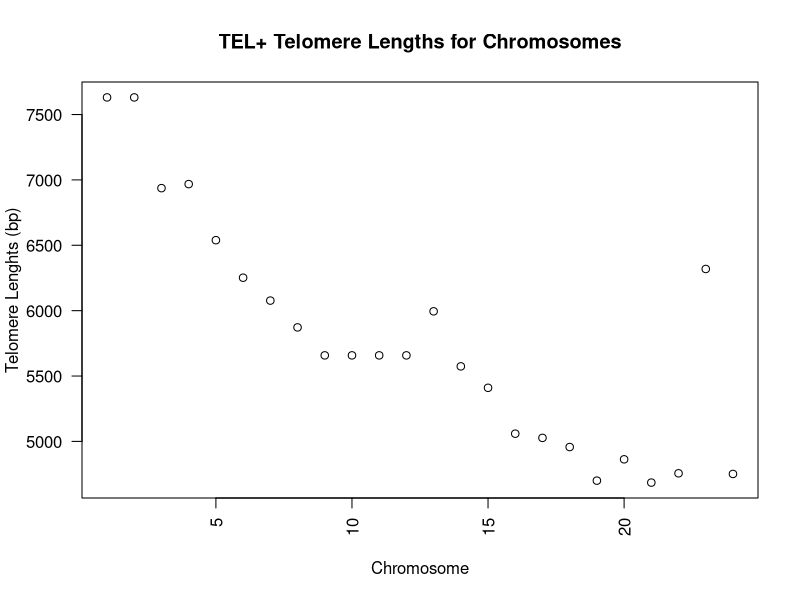
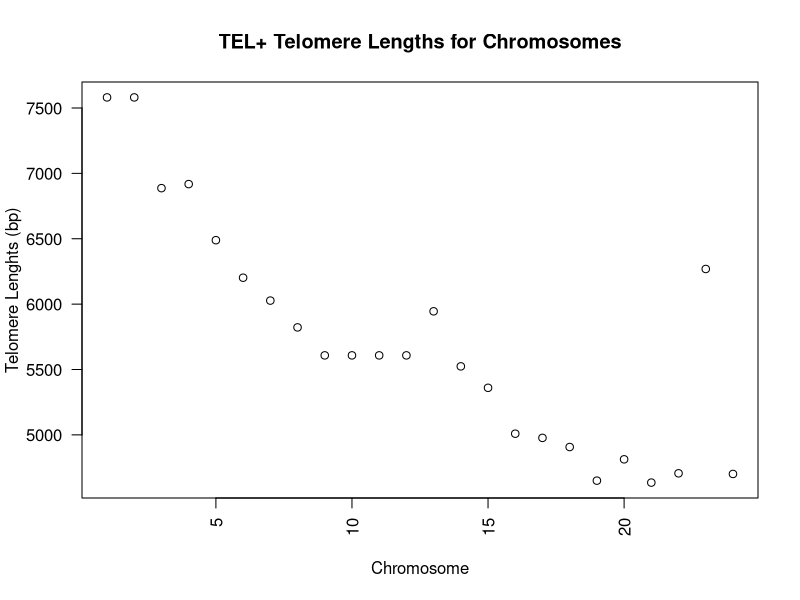
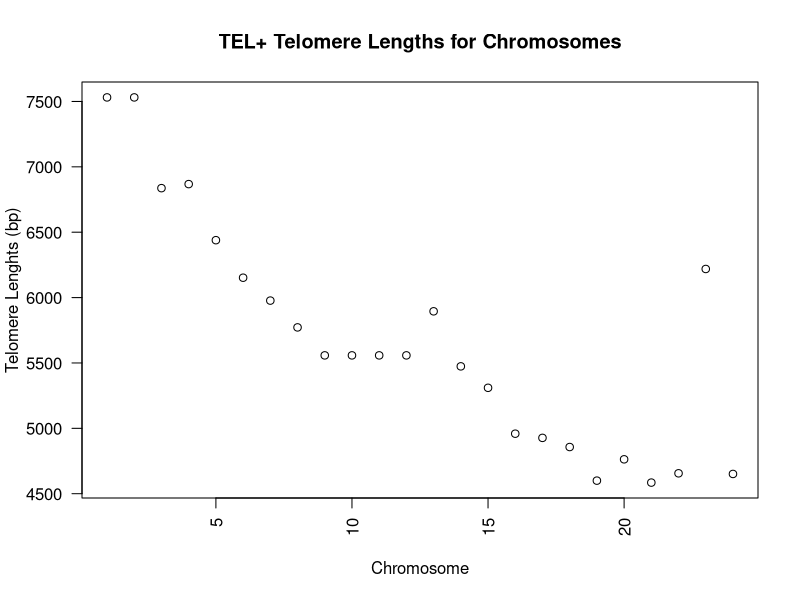
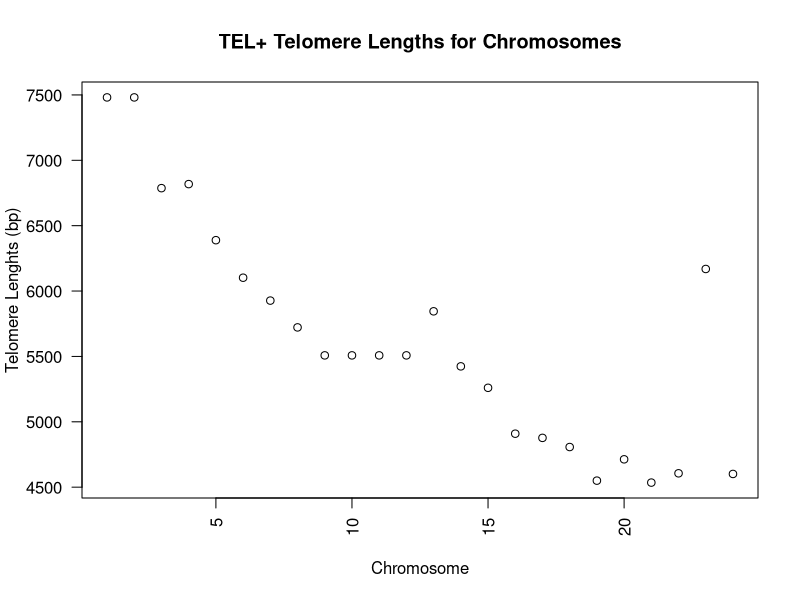
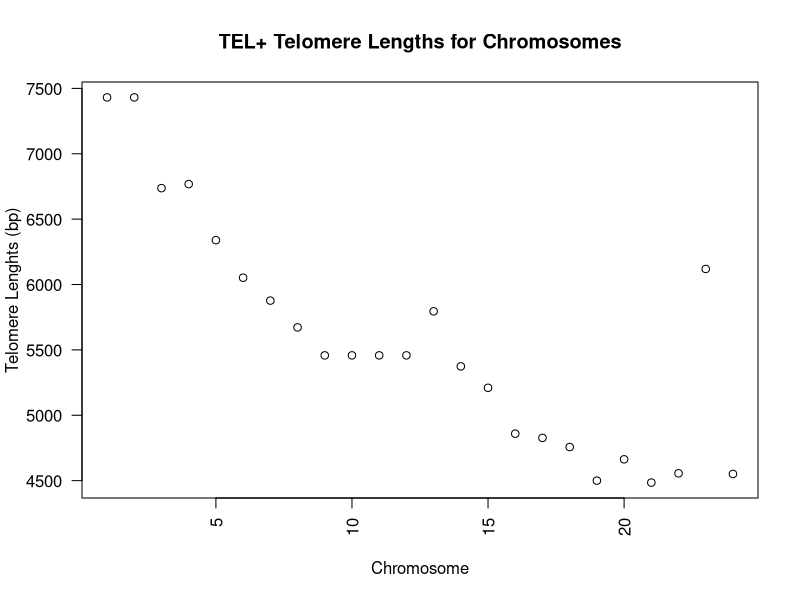
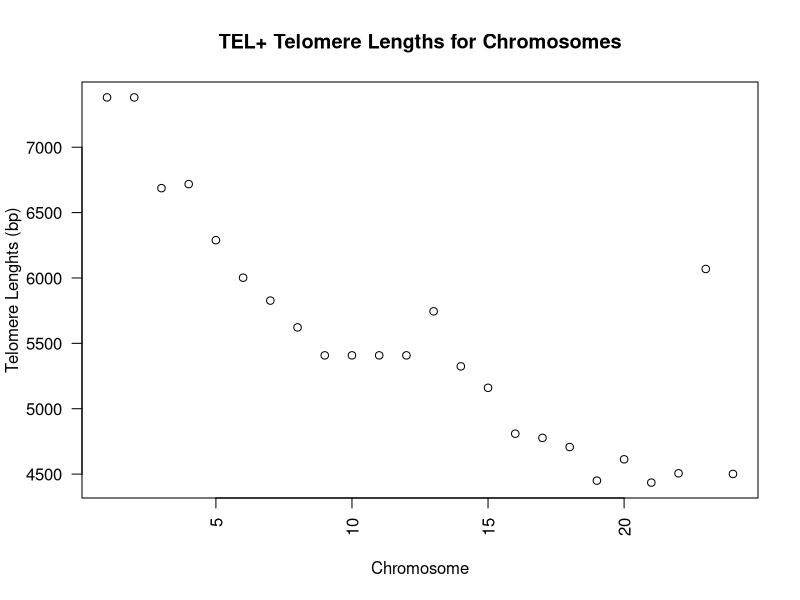
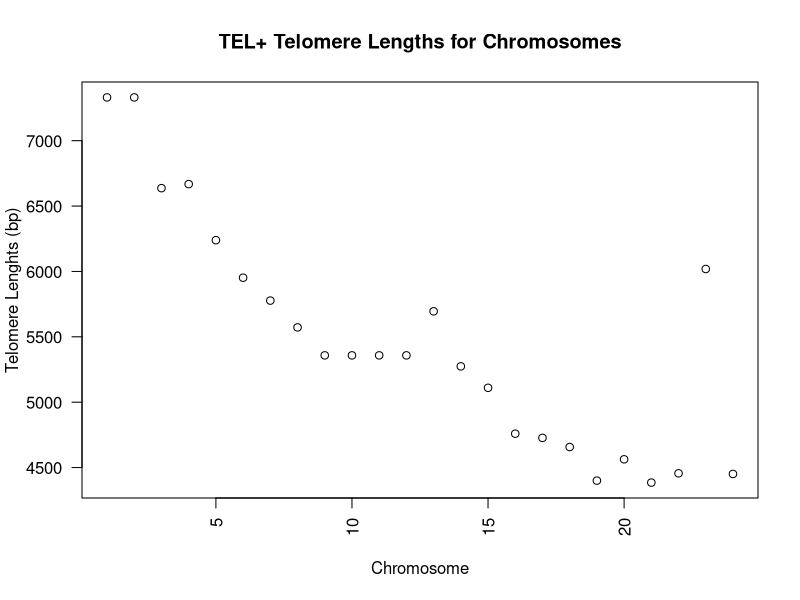
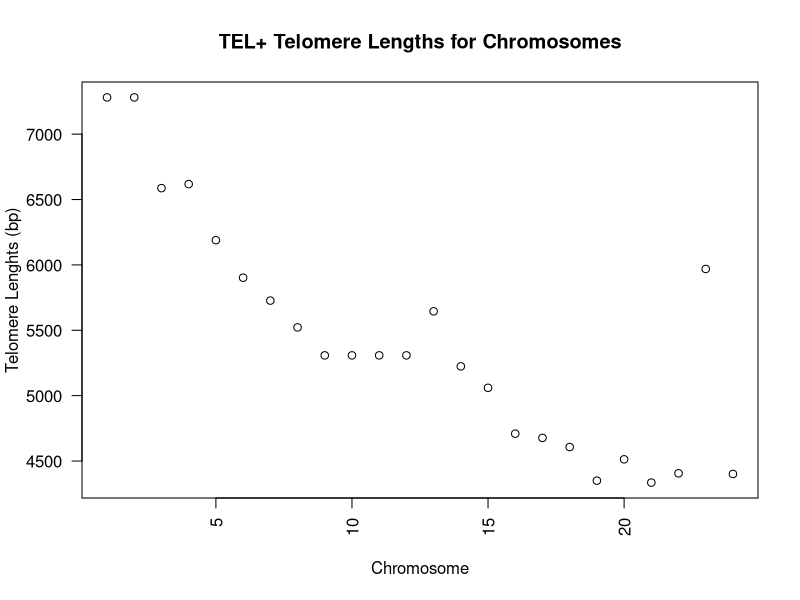

These charts were generated, in order, by the following R code:
#!/usr/bin/Rscript

chromosome_lengths <- c(246, 202, 193, 184, 173, 160, 146, 125, 110, 103, 100, 93, 85, 81, 62, 67, 48, 52)
telomere_lengths <- c(5681, 4987, 5018, 4589, 4302, 4127, 3922, 3708, 4045, 3624, 3460, 3109, 3077, 3007, 2750, 2913, 2735, 2806)
telomere_lengths <- telomere_lengths + 2000

chromosome_X_length <- 14.93*164 + 3920.25
#chromosome_X_length
chromosome_Y_length <- 14.93*59 + 3920.25
#chromosome_Y_length
chromosome_1_length <- telomere_lengths[1]
chromosome_2_length <- telomere_lengths[1]
chromosome_9_length <- telomere_lengths[8]
chromosome_10_length <- telomere_lengths[8]
chromosome_11_length <-telomere_lengths[8]
chromosome_12_length <- telomere_lengths[8]

chrom_1 <- chromosome_1_length
chrom_2 <- chromosome_2_length
chrom_3 <- telomere_lengths[2]
chrom_4 <- telomere_lengths[3]
chrom_5 <- telomere_lengths[4]
chrom_6 <- telomere_lengths[5]
chrom_7 <- telomere_lengths[6]
chrom_8 <- telomere_lengths[7]
chrom_9 <- chromosome_9_length
chrom_10 <- chromosome_10_length
chrom_11 <- chromosome_11_length
chrom_12 <- chromosome_12_length
chrom_13 <- telomere_lengths[9]
chrom_14 <- telomere_lengths[10]
chrom_15 <- telomere_lengths[11]
chrom_16 <- telomere_lengths[12]
chrom_17 <- telomere_lengths[13]
chrom_18 <- telomere_lengths[14]
chrom_19 <- telomere_lengths[15]
chrom_20 <- telomere_lengths[16]
chrom_21 <- telomere_lengths[17]
chrom_22 <- telomere_lengths[18]
chrom_X <- chromosome_X_length
chrom_Y <- chromosome_Y_length

telomerase_chromosome_lengths <- c(chrom_1, chrom_2, chrom_3, chrom_4, chrom_5, chrom_6, chrom_7, chrom_8, chrom_9, chrom_10, chrom_11, chrom_12,chrom_13,chrom_14,chrom_15,chrom_16,chrom_17,chrom_18,chrom_19,chrom_20, chrom_21, chrom_22, chrom_X, chrom_Y)
telomerase_chromosome_names <- c((1:22), "X", "Y")

above_zero <- TRUE
division_number <- 0
telomerase_chromosome_lengths_play <- telomerase_chromosome_lengths
while(above_zero) {
  telomerase_chromosome_lengths_play <- telomerase_chromosome_lengths_play - 50
  print(telomerase_chromosome_lengths_play)
  print(division_number)
  plot(telomerase_chromosome_lengths_play, names.arg=telomerase_chromosome_names, las=2, main ="TEL+ Telomere Lengths for Chromosomes", xlab="Chromosome", ylab="Telomere Lenghts (bp)")
  division_number <- division_number + 1
  if(sum(telomerase_chromosome_lengths_play < 0) > 0) {
    above_zero <- FALSE
  }
}
plot(telomerase_chromosome_lengths_play)
print("poop")
telomerase_chromosome_lengths_play
barplot(telomerase_chromosome_lengths_play)
